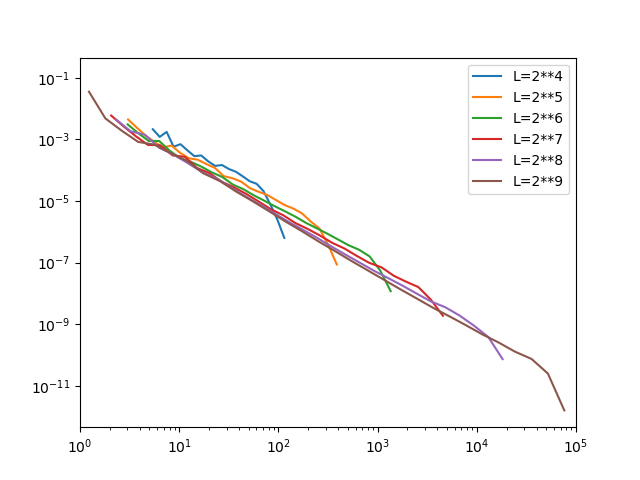

This chart was generated by the following Python code:
from pylab import *
from scipy.ndimage import measurements
from tqdm import tqdm

no_samples = 1000
p = 0.59275
ks = np.array([i for i in range(4,10)])

for k in ks:

    print("L = 2**%d" % k)
    L = 2**k
    sizes = []
    for i in tqdm(range(no_samples)):
        r = rand(L,L)
        z = r < p
        lw, num = measurements.label(z)
        area = measurements.sum(z, lw, index=arange(lw.max() + 1))
        areaImg = area[lw]
        sliced = measurements.find_objects(areaImg == areaImg.max())

        sliceX = sliced[0][1]
        sliceY = sliced[0][0]
        maxsize = max(sliceX.stop - sliceX.start, sliceY.stop - sliceY.start)
        if(maxsize == L):
            area = area[where(area < area.max())]

        sizes.append(area)
    sizes = np.concatenate(sizes)

    bins = np.logspace(0, np.log2(sizes.max()), 100)
    hist, bin_edges = np.histogram(sizes, bins=bins)
    
    bin_centers = (bins[1:] + bins[:-1])*0.5
    cluster_number_density = hist/(no_samples*L*L*np.diff(bins))
    
    plt.plot(bin_centers, cluster_number_density, label="L=2**%d" % k)
    plt.xscale('log')
    plt.yscale('log')
    plt.xlim([10**0, 10**5])
plt.legend()
plt.savefig("cnd_power2.png")
plt.clf()
